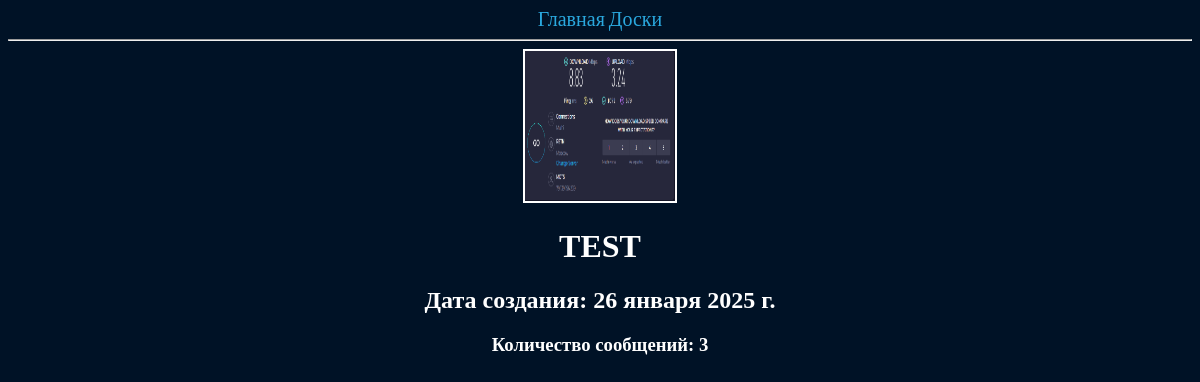
Page /boards/info/12 on the committed database.
### Forum/models.py (models this page shows)
class Board(models.Model):
    uuid = models.CharField(default=uuid.uuid4, blank=False, unique=True, editable=False, max_length=120)
    name = models.CharField(max_length=120)
    creation_date = models.DateField(default=datetime.date.today)
    image = models.ImageField(blank=True, upload_to="Forum/")

### Forum/views.py (the view)
# urls.py: path("boards/info/<int:board_id>", boardinfo)
def boardinfo(request, board_id):
    board = get_object_or_404(Board, id=board_id)
    messages = Message.objects.filter(board_id=board.id).count()
    return render(request, "boardinfo.html", context={"board": board, "messages": messages})

### templates/boardinfo.html (shortened to what this page needs)
{% extends 'base.html' %}
{% load static %}
{% block style %}<link rel="stylesheet" href="{% static 'Forum/css/main.css' %}">{% endblock %}
{% block body %}
    <img id="boardimage" width="150" height="150" src="{{ board.image.url }}">
    <h1>{{ board.name }}</h1>
    <h2>Дата создания: {{ board.creation_date }}</h2>
    <h3>Количество сообщений: {{ messages }}</h3>
{% endblock %}

### Forum/static/Forum/css/main.css (style rules this page uses)
body { align-content: center; align-items: center; text-align: center; color: white; background-color: #001226; }
#boardimage { border: 2px solid white; width: 150px; height: 150px }

### rows in the picture
Board: image (picture), name "TEST", creation_date "26 января 2025 г."

### other values in the picture
{{ messages }} "3"
